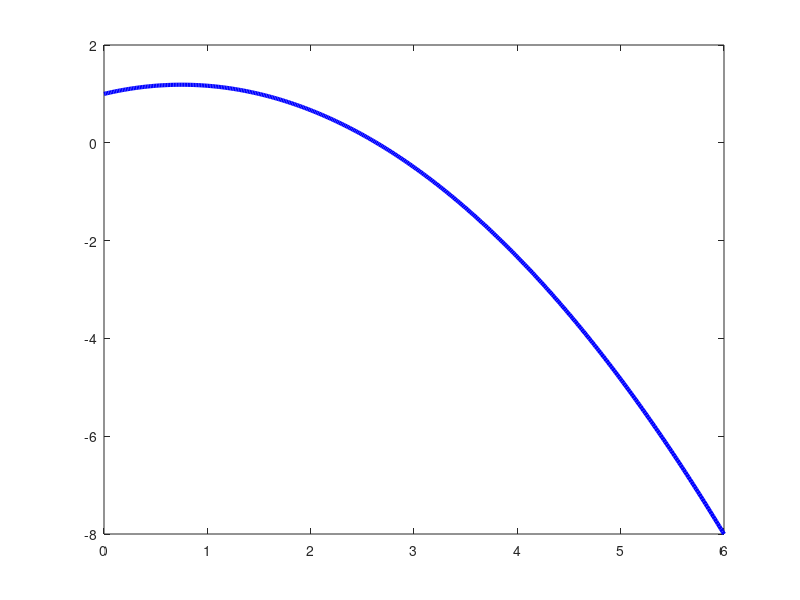

Write MATLAB code to recreate this figure. (Note: this script raises an error after producing the figure.)
%Ritvik Verma
%ECE 202 Fall 2021
%M4 exercise 

clear
clf 

% ----- set up arrays for t and f -----
t = linspace(0, 6, 402);   % time, in s
f = 1 + t/2 - (t.^2)/3;    % truncated series

% ----- plotting the figure -----
plot(t, f, 'b', 'LineWidth', 3)   %line width is 3, and the color is blue

%setting the xlabel and ylabel titles and fontsizes
ax = gca; ax.FontSize = 12; 
xlabel('Time (s)', 'FontSize', 15)
ylabel("f(t)", 'FontSize', 15)
title('ECE	202, Exercise M4, part(a), Truncated Power Series',... 
'FontSize', 18)
grid on